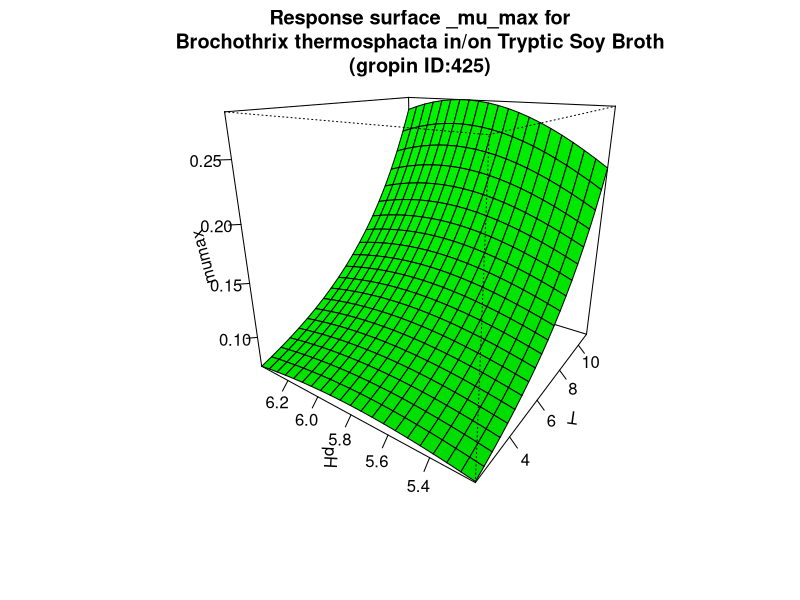

This figure's R source:
#############################
# start of Parameter script
#############################
T <- seq(2.002,10.989010989011,length.out=21)
pH <- seq(5.2052,6.39360639360639,length.out=21)
#############################
# end of Parameter script
#############################
############################# 
# start of Model script Gropin ID 425 
#############################
 
# constant coefficients for this model
 
variables <- data.frame(T,pH)
argumentsPar <- unique.data.frame(expand.grid(variables))
 
# heart of the model
response_surface <- function(T,pH) {
   mumax <-exp(-12.65+0.004234*(T^2)-0.3024*(pH^2)+0.01535*T*pH-0.004356*T+3.467*pH)

	return(mumax=mumax)
} 

# output parameters
responseSurface <- cbind(argumentsPar,response_surface(argumentsPar['T'],argumentsPar['pH']))
colnames(responseSurface) <- c(colnames(argumentsPar),'mumax')
#############################
# End of Model script
#############################
############################# 
# start of Visualisation script Gropin ID 425 
#############################
titleText <-'Response surface _mu_max for
Brochothrix thermosphacta in/on Tryptic Soy Broth
(gropin ID:425)'
persp(T,pH,matrix(unlist(responseSurface$'mumax'),nrow=21),col = 'green',xlab='T',ylab='pH',zlab='mumax',main=titleText,theta=305,phi=20,shade=0.25,ticktype = 'detailed')
#############################
# End of Visualisation script
#############################
